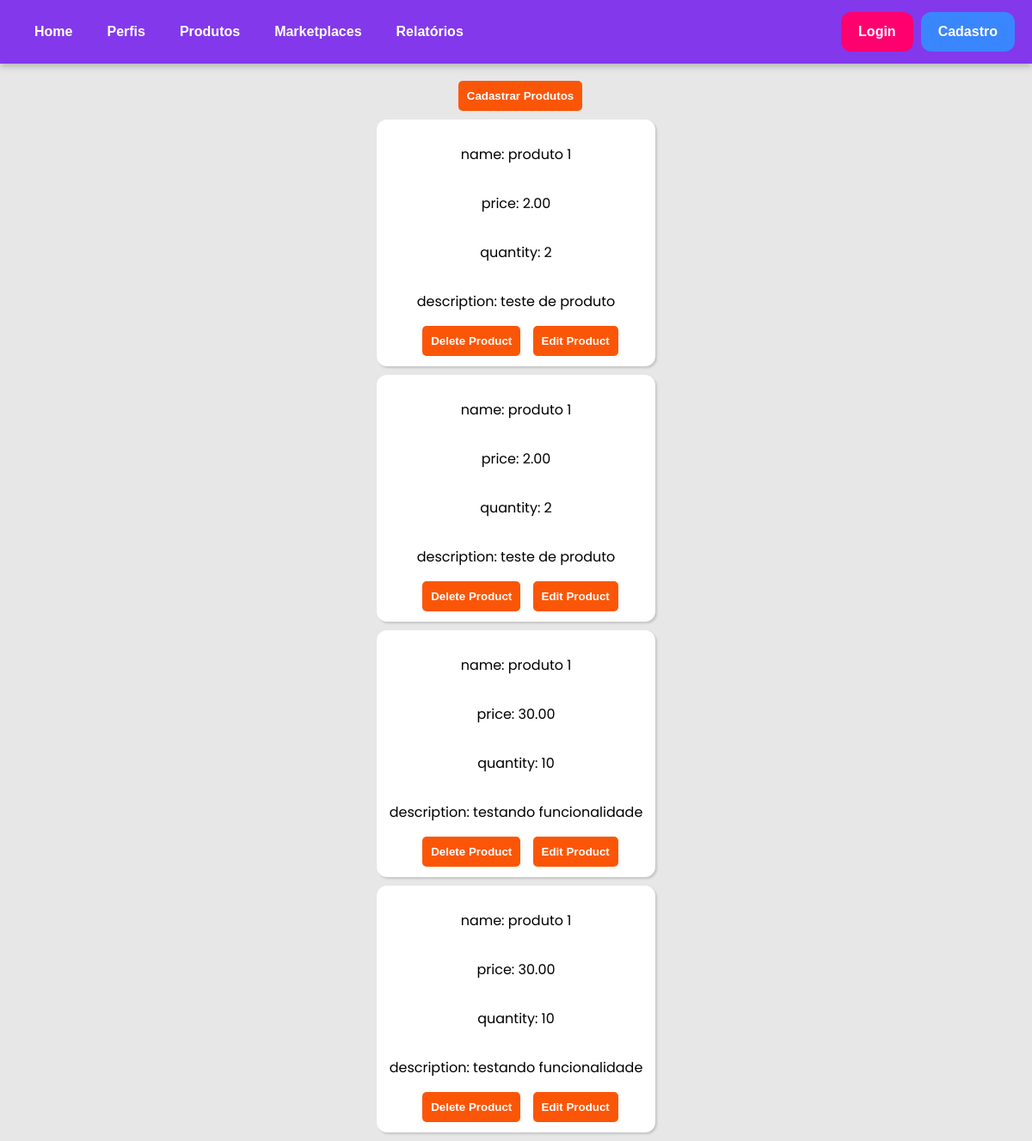
/produtos/, run on the app's committed database.
### estoque_app/models.py (models this page shows, shortened)
class Product(models.Model):
    name = models.CharField(max_length=100)
    price = models.DecimalField(max_digits=10, decimal_places=2)
    stock_quantity = models.IntegerField()
    description = models.TextField()

### estoque_app/views.py (the view)
# urls.py: path("produtos/", views.produtos, name="produtos"),
def produtos (request):
    stock = Product.objects.all()
    return render(request, "estoque/produtos.html", {"stock": stock})

### estoque_app/templates/estoque/produtos.html (shortened to what this page needs)
{% extends "estoque/layout.html" %}
{% block content %}
<div class="edit-users">
    <a href="{% url 'registerProduct' %}"><button class="edit-button">Cadastrar Produtos</button></a>
</div>
{% for product in stock %}
<div class="user">
    <p>name: {{ product.name }}</p>
    <p>price: {{ product.price }}</p>
    <p>quantity: {{ product.stock_quantity }}</p>
    <p>description: {{ product.description }}</p>
    <form method="POST" action="/deleteProduct/">
        <button type="submit" class="btn btn-danger edit-button">Delete Product</button>
        <a href=""><button type="submit" class="btn btn-danger edit-button">Edit Product</button></a>
    </form>
</div>
{% endfor %}
{% endblock %}

### estoque_app/static/estoque/style.css (style rules this page uses)
body { margin: 0px; font-family: Poppins; background-color: #e7e7e7; margin-bottom: 10px; }
a { text-decoration: none; color: black; }
.edit-users { display: flex; justify-items: center; justify-content: center; margin-top: 20px; }
.edit-button { background: #FB5607; border: none; padding: 10px; margin-left: 10px; border-radius: 5px; color: white; font-weight: bold; }
.user { display: flex; flex-direction: column; align-items: center; background: white; justify-content: center; width: 300px; height: auto; margin: auto; margin-top: 10px; padding: 12px; border-radius: 12px; box-shadow: rgba(0, 0, 0, 0.15) 1.95px 1.95px 2.6px; }

### data on the page
Product: name "produto 1", price "2.00", stock_quantity "2", description "teste de produto"
Product: name "produto 1", price "2.00", stock_quantity "2", description "teste de produto"
Product: name "produto 1", price "30.00", stock_quantity "10", description "testando funcionalidade"
Product: name "produto 1", price "30.00", stock_quantity "10", description "testando funcionalidade"
